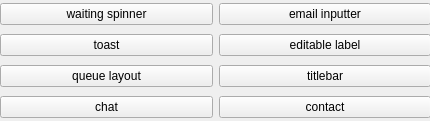
<?xml version="1.0" encoding="UTF-8"?>
<ui version="4.0">
 <class>QrWidgetDemo</class>
 <widget class="QWidget" name="QrWidgetDemo">
  <property name="geometry">
   <rect>
    <x>0</x>
    <y>0</y>
    <width>430</width>
    <height>121</height>
   </rect>
  </property>
  <property name="windowTitle">
   <string>Form</string>
  </property>
  <widget class="QWidget" name="gridLayoutWidget">
   <property name="geometry">
    <rect>
     <x>0</x>
     <y>0</y>
     <width>431</width>
     <height>121</height>
    </rect>
   </property>
   <layout class="QGridLayout" name="gridLayout">
    <item row="2" column="1">
     <widget class="QPushButton" name="titlebar">
      <property name="text">
       <string>titlebar</string>
      </property>
     </widget>
    </item>
    <item row="1" column="1">
     <widget class="QPushButton" name="editableLabel">
      <property name="text">
       <string>editable label</string>
      </property>
     </widget>
    </item>
    <item row="1" column="0">
     <widget class="QPushButton" name="toast">
      <property name="text">
       <string>toast</string>
      </property>
     </widget>
    </item>
    <item row="2" column="0">
     <widget class="QPushButton" name="queuelayout">
      <property name="text">
       <string>queue layout</string>
      </property>
     </widget>
    </item>
    <item row="0" column="1">
     <widget class="QPushButton" name="emailinputter">
      <property name="text">
       <string>email inputter</string>
      </property>
     </widget>
    </item>
    <item row="0" column="0">
     <widget class="QPushButton" name="waitingspinner">
      <property name="text">
       <string>waiting spinner</string>
      </property>
     </widget>
    </item>
    <item row="3" column="0">
     <widget class="QPushButton" name="chat">
      <property name="text">
       <string>chat</string>
      </property>
     </widget>
    </item>
    <item row="3" column="1">
     <widget class="QPushButton" name="contact">
      <property name="text">
       <string>contact</string>
      </property>
     </widget>
    </item>
   </layout>
  </widget>
 </widget>
 <resources/>
 <connections/>
</ui>
